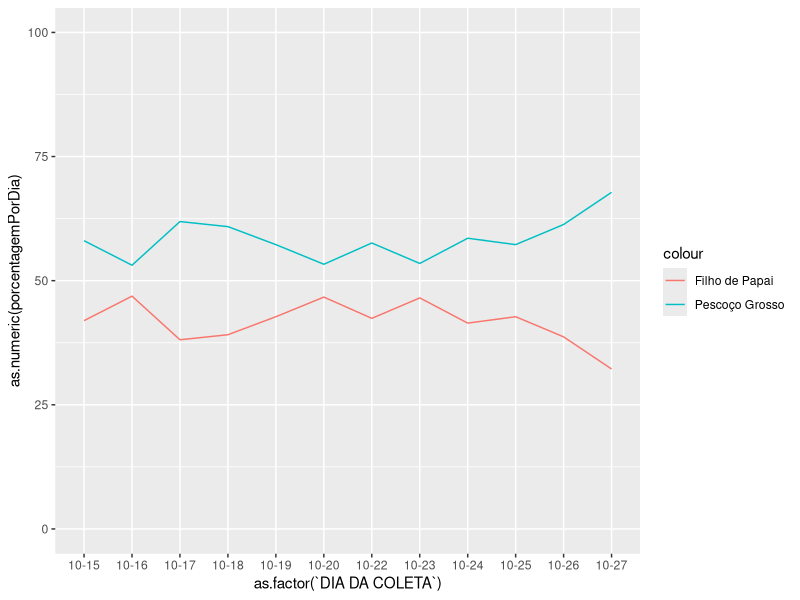

Write R code to recreate this figure.
## ---- chunk 1
library("tidyverse")
library("caret")
library("dplyr")

data <- read_delim("data/DESAFIO HACKATON DEZEMBRO 2018.csv", 
     ";", escape_double = FALSE, trim_ws = TRUE)
## ---- chunk 2

masculinos <- subset(data, data$`P0006-SEXO` == "0002-MASCULINO")
femininos <- subset(data, data$`P0006-SEXO` == "0001-FEMININO")

mascProp <- (length(masculinos$PESQUISADOR) / length(data$PESQUISADOR)) * 100
femProp <- (length(femininos$PESQUISADOR) / length(data$PESQUISADOR)) * 100

mascProp
femProp
## ---- chunk 3

EleitoresFemininosDeFdePapai <- subset(femininos, femininos$`P0013-SE AS ELEIÇÕES PARA GOVERNADOR DE CAFUÇU FOSSEM HOJE, EM QUAL DESTES CANDIDATOS O (A) SR. (A) VOTARIA? (ESTIMULADA RU)` == "0001-FILHO DE PAPAI (PSB)")

EleitoresFemininosDePescGrosso <- subset(femininos, femininos$`P0013-SE AS ELEIÇÕES PARA GOVERNADOR DE CAFUÇU FOSSEM HOJE, EM QUAL DESTES CANDIDATOS O (A) SR. (A) VOTARIA? (ESTIMULADA RU)` == "0002-PESCOÇO GROSSO (PSD)")

outrosFemin <- subset(femininos, femininos$`P0013-SE AS ELEIÇÕES PARA GOVERNADOR DE CAFUÇU FOSSEM HOJE, EM QUAL DESTES CANDIDATOS O (A) SR. (A) VOTARIA? (ESTIMULADA RU)` != "0001-FILHO DE PAPAI (PSB)")

outrosFemin <- subset(outrosFemin, outrosFemin$`P0013-SE AS ELEIÇÕES PARA GOVERNADOR DE CAFUÇU FOSSEM HOJE, EM QUAL DESTES CANDIDATOS O (A) SR. (A) VOTARIA? (ESTIMULADA RU)` != "0002-PESCOÇO GROSSO (PSD)")

propFilhoDePapai <- length(EleitoresFemininosDeFdePapai$PESQUISADOR) / length(femininos$PESQUISADOR)
propPescGrosso <- length(EleitoresFemininosDePescGrosso$PESQUISADOR) / length(femininos$PESQUISADOR) 
propOutros <- length(outrosFemin$PESQUISADOR) / length(femininos$PESQUISADOR) 

## ---- chunk 4
propFilhoDePapai
propPescGrosso
propOutros
## ---- chunk 5
EleitoresMascDeFdePapai <- subset(masculinos, masculinos$`P0013-SE AS ELEIÇÕES PARA GOVERNADOR DE CAFUÇU FOSSEM HOJE, EM QUAL DESTES CANDIDATOS O (A) SR. (A) VOTARIA? (ESTIMULADA RU)` == "0001-FILHO DE PAPAI (PSB)")

EleitoresMascDePescGrosso <- subset(masculinos, masculinos$`P0013-SE AS ELEIÇÕES PARA GOVERNADOR DE CAFUÇU FOSSEM HOJE, EM QUAL DESTES CANDIDATOS O (A) SR. (A) VOTARIA? (ESTIMULADA RU)` == "0002-PESCOÇO GROSSO (PSD)")

outrosMasc <- subset(masculinos, masculinos$`P0013-SE AS ELEIÇÕES PARA GOVERNADOR DE CAFUÇU FOSSEM HOJE, EM QUAL DESTES CANDIDATOS O (A) SR. (A) VOTARIA? (ESTIMULADA RU)` != "0001-FILHO DE PAPAI (PSB)")

outrosMasc <- subset(outrosMasc, outrosMasc$`P0013-SE AS ELEIÇÕES PARA GOVERNADOR DE CAFUÇU FOSSEM HOJE, EM QUAL DESTES CANDIDATOS O (A) SR. (A) VOTARIA? (ESTIMULADA RU)` != "0002-PESCOÇO GROSSO (PSD)")

propFilhoDePapai <- length(EleitoresMascDeFdePapai$PESQUISADOR) / length(masculinos$PESQUISADOR)
propPescGrosso <- length(EleitoresMascDePescGrosso$PESQUISADOR) / length(masculinos$PESQUISADOR) 
propOutros <- length(outrosMasc$PESQUISADOR) / length(masculinos$PESQUISADOR) 

## ---- chunk 6
propFilhoDePapai
propPescGrosso
propOutros
## ---- chunk 7

data$`P0011-EM QUAIS DESTES MEIOS DE COMUNICAÇÃO O (A) SR. (A) TEM ASSISTIDO OU OUVIDO A PROPAGANDA POLÍTICA DESTA ELEIÇÃO? (RM ESTIMULADA)(F)` <- NULL
data$`P0011-EM QUAIS DESTES MEIOS DE COMUNICAÇÃO O (A) SR. (A) TEM ASSISTIDO OU OUVIDO A PROPAGANDA POLÍTICA DESTA ELEIÇÃO? (RM ESTIMULADA)(E)` <- NULL
data$`P0011-EM QUAIS DESTES MEIOS DE COMUNICAÇÃO O (A) SR. (A) TEM ASSISTIDO OU OUVIDO A PROPAGANDA POLÍTICA DESTA ELEIÇÃO? (RM ESTIMULADA)(D)` <- NULL
data$`P0011-EM QUAIS DESTES MEIOS DE COMUNICAÇÃO O (A) SR. (A) TEM ASSISTIDO OU OUVIDO A PROPAGANDA POLÍTICA DESTA ELEIÇÃO? (RM ESTIMULADA)(C)` <- NULL
data$`P0011-EM QUAIS DESTES MEIOS DE COMUNICAÇÃO O (A) SR. (A) TEM ASSISTIDO OU OUVIDO A PROPAGANDA POLÍTICA DESTA ELEIÇÃO? (RM ESTIMULADA)(B)` <- NULL
data$`P0011-EM QUAIS DESTES MEIOS DE COMUNICAÇÃO O (A) SR. (A) TEM ASSISTIDO OU OUVIDO A PROPAGANDA POLÍTICA DESTA ELEIÇÃO? (RM ESTIMULADA)(A)` <- NULL
data$PESQUISADOR <- NULL
data$QUESTIONARIO <- NULL

votosValidos <- subset(data, data$`P0013-SE AS ELEIÇÕES PARA GOVERNADOR DE CAFUÇU FOSSEM HOJE, EM QUAL DESTES CANDIDATOS O (A) SR. (A) VOTARIA? (ESTIMULADA RU)` == "0001-FILHO DE PAPAI (PSB)")

votosValidos <- rbind(votosValidos, subset(data, data$`P0013-SE AS ELEIÇÕES PARA GOVERNADOR DE CAFUÇU FOSSEM HOJE, EM QUAL DESTES CANDIDATOS O (A) SR. (A) VOTARIA? (ESTIMULADA RU)` == "0002-PESCOÇO GROSSO (PSD)"))

#Total de Votos Válidos
length(votosValidos$`P0006-SEXO`)


ctrl <- trainControl(method = "cv", number = 5, search = "random")
set.seed(2)

formula = as.formula(`P0013-SE AS ELEIÇÕES PARA GOVERNADOR DE CAFUÇU FOSSEM HOJE, EM QUAL DESTES CANDIDATOS O (A) SR. (A) VOTARIA? (ESTIMULADA RU)` ~.)

modelo.rl <- train(formula,
                   data = votosValidos,
                   method = "glm",
                   na.action = na.pass,
                   family = "binomial",
                   trControl = ctrl)

#Acuracia
modelo.rl$results$Accuracy


#Predizendo a votação dos eleitores de acordo com o modelo

#Prevendo os resultados de quem não respondeu e quem não sabe
votosFinais <- rbind(votosValidos,
                     subset(data, data$`P0013-SE AS ELEIÇÕES PARA GOVERNADOR DE CAFUÇU FOSSEM HOJE, EM QUAL DESTES CANDIDATOS O (A) SR. (A) VOTARIA? (ESTIMULADA RU)` == "0005-NÃO RESPONDEU"))


votosFinais <- rbind(votosFinais,
                     subset(data, data$`P0013-SE AS ELEIÇÕES PARA GOVERNADOR DE CAFUÇU FOSSEM HOJE, EM QUAL DESTES CANDIDATOS O (A) SR. (A) VOTARIA? (ESTIMULADA RU)` == "0004-NÃO SABE"))


votosFinais$Pred <- predict(modelo.rl, votosFinais)

propFinalPescGrosso <- subset(votosFinais, votosFinais$Pred == "0002-PESCOÇO GROSSO (PSD)")
propFinalPescGrosso <- length(propFinalPescGrosso$`P0001-REGIÃO`) / length(votosFinais$`P0001-REGIÃO`)

propFinalFilho <- subset(votosFinais, votosFinais$Pred == "0001-FILHO DE PAPAI (PSB)")
propFinalFilho <- length(propFinalFilho$`P0001-REGIÃO`) / length(votosFinais$`P0001-REGIÃO`)


propFinalFilho
propFinalPescGrosso

## ---- chunk 8
DESAFIO_HACKATON_DEZEMBRO_2018 <- data

DESAFIO_HACKATON_DEZEMBRO_2018$`DIA DA COLETA` <- substr(DESAFIO_HACKATON_DEZEMBRO_2018$`FIM COLETA`,6,10)


#votos para pescoço grosso
respostasPC <- subset(DESAFIO_HACKATON_DEZEMBRO_2018,DESAFIO_HACKATON_DEZEMBRO_2018$`P0013-SE AS ELEIÇÕES PARA GOVERNADOR DE CAFUÇU FOSSEM HOJE, EM QUAL DESTES CANDIDATOS O (A) SR. (A) VOTARIA? (ESTIMULADA RU)` == "0002-PESCOÇO GROSSO (PSD)")

#votos para filho de papai
respostasFP <- subset(DESAFIO_HACKATON_DEZEMBRO_2018,DESAFIO_HACKATON_DEZEMBRO_2018$`P0013-SE AS ELEIÇÕES PARA GOVERNADOR DE CAFUÇU FOSSEM HOJE, EM QUAL DESTES CANDIDATOS O (A) SR. (A) VOTARIA? (ESTIMULADA RU)` == "0001-FILHO DE PAPAI (PSB)")

respostasGovernador <- rbind(respostasFP, respostasPC)

#votos totais por dia
respostasGovernadorPorData <- respostasGovernador %>% group_by(`DIA DA COLETA`) %>% summarise(porcentagemPorDia = length(`DIA DA COLETA`)) 

#votos para pescoço grosso por dia 
respostasPGporData <- respostasPC %>% group_by(`DIA DA COLETA`) %>% summarise(votosParaPG = length(`DIA DA COLETA`))
respostasFPporData <- respostasFP %>% group_by(`DIA DA COLETA`) %>% summarise(votosParaFP = length(`DIA DA COLETA`))
respostasGovernadorPorDataAmbos <- respostasGovernadorPorData
respostasGovernadorPorDataAmbos$votosParaPG <- respostasPGporData$votosParaPG
respostasGovernadorPorDataAmbos$votosParaFP <- respostasFPporData$votosParaFP


plotVotacoesDiarias <- ggplot(data = respostasGovernadorPorDataAmbos, aes(x = as.factor(`DIA DA COLETA`), y = as.numeric(porcentagemPorDia) ,group=1)) + geom_line(aes(y = 100*(votosParaPG/porcentagemPorDia), color="Pescoço Grosso"))+ geom_line(aes(y = 100*(votosParaFP/porcentagemPorDia) , color="Filho de Papai"))+scale_y_continuous(limits =c(0,100))
plotVotacoesDiarias

